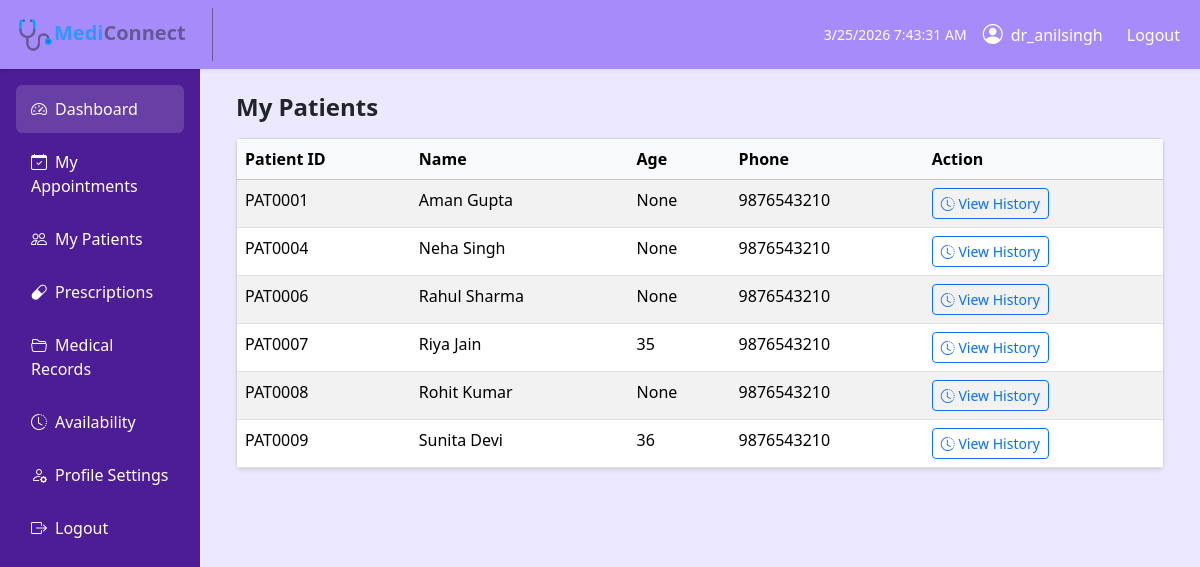
Page /doctor/patients/ (signed in) on the committed database.
### MediConnectApp/models.py (models this page shows, shortened)
class PatientProfile(models.Model):
    GENDER_CHOICES = [
        ('male', 'Male'),
        ('female', 'Female'),
        ('other', 'Other'),
    ]
    user = models.OneToOneField(User, on_delete=models.CASCADE)
    patient_id = models.CharField(max_length=10, unique=True, blank=True)
    phone = models.CharField(max_length=15)
    age = models.PositiveIntegerField(blank=True, null=True)
    gender = models.CharField(max_length=10, choices=GENDER_CHOICES, blank=True)
    address = models.TextField(blank=True)
    created_at = models.DateTimeField(auto_now_add=True)

### MediConnectApp/views.py (the view)
# urls.py: path("doctor/patients/", views.doctor_patients_view, name="doctor_patients"),
@login_required(login_url="login")
def doctor_patients_view(request):
    user = request.user
    if not hasattr(user, "doctorprofile"):
        messages.error(request, "You are not authorized to access this page.")
        return redirect("login")
    doctor = user.doctorprofile
    appointments = Appointment.objects.filter(doctor=doctor)
    patient_ids = appointments.values_list("patient_id", flat=True).distinct()
    patients = PatientProfile.objects.filter(
        id__in=patient_ids
    ).order_by("user__first_name")
    context = {
        "patients": patients
    }
    return render(
        request,
        "users/doctor/d_patients.html",
        context
    )

### templates/users/doctor/d_patients.html (shortened to what this page needs)
{% extends "users/doctor/d_base.html" %}
{% block content %}
<div class="container-fluid">
    <h4 class="fw-bold mb-3">My Patients</h4>
    {% if patients %}
        <div class="card shadow-sm">
            <div class="card-body p-0">
                <table class="table table-striped mb-0">
                    <thead class="table-light">
                        <tr>
                            <th>Patient ID</th>
                            <th>Name</th>
                            <th>Age</th>
                            <th>Phone</th>
                            <th>Action</th>
                        </tr>
                    </thead>
                    <tbody>
                        {% for p in patients %}
                        <tr>
                            <td>{{ p.patient_id }}</td>
                            <td>{{ p.user.first_name }} {{ p.user.last_name }}</td>
                            <td>{{ p.age }}</td>
                            <td>{{ p.phone }}</td>
                            <td>
                                <a href="{% url 'doctor_view_patient_history' p.id %}"
                                class="btn btn-sm btn-outline-primary">
                                    <i class="bi bi-clock-history"></i> View History
                                </a>
                            </td>
                        </tr>
                        {% endfor %}
                    </tbody>
                </table>
            </div>
        </div>
    {% else %}
        <div class="alert alert-info">
            No patients found.
        </div>
    {% endif %}
</div>
{% endblock %}

### templates/users/doctor/d_base.html (shortened to what this page needs)
{% load tz %}
<!DOCTYPE html>
{% load static %}
<html lang="en">
<head>
    <link href="https://cdn.jsdelivr.net/npm/bootstrap@5.3.2/dist/css/bootstrap.min.css" rel="stylesheet">
    <link href="https://cdn.jsdelivr.net/npm/bootstrap-icons@1.11.1/font/bootstrap-icons.css" rel="stylesheet">
</head>
<body>
<nav class="sticky-md-top navbar navbar-expand-lg navbar-dark shadow-sm" style="background-color: #A78BFA !important;">
    <div class="container-fluid">
        <a class="navbar-brand fw-bold" href="{% url 'doctor_dashboard' %}" style="color: #635a93; text-decoration: none; border-right-style: solid; border-right-color: #635a93; border-right-width: 1px; padding: 8px 26px 8px 5px;">
            <img src="{% static 'media\logos\mediconnect-logo.png' %}" width="37" height="37" alt="Logo"><b><span style="color: #2f97ff;">Medi</span>Connect</b>
        </a>
        <div class="d-flex align-items-center text-white">
            <span class="me-3 small" id="clock"></span>
            <i class="bi bi-person-circle fs-5 me-2"></i>
            <span class="me-3">{{ user.username }}</span>
            <ul class="navbar-nav ms-auto">
                {% if user.is_authenticated %}
                <li class="nav-item">
                    <a class="nav-link text-white" href="{% url 'logout' %}">
                        Logout
                    </a>
                </li>
                {% else %}
                <li class="nav-item">
                    <a class="nav-link text-white" href="{% url 'login' %}">
                        Login
                    </a>
                </li>
                {% endif %}
            </ul>
        </div>
    </div>
</nav>
<div class="container-fluid">
    <div class="row">
        <div class="col-md-3 col-lg-2 sidebar p-3">
            <a href="{% url 'doctor_dashboard' %}" class="active"><i class="bi bi-speedometer2 me-2"></i>Dashboard</a>
            <a href="{% url 'doctor_appointments' %}"><i class="bi bi-calendar-check me-2"></i>My Appointments</a>
            <a href="{% url 'doctor_patients' %}"><i class="bi bi-people me-2"></i>My Patients</a>
            <a href="{% url 'doctor_prescriptions' %}"><i class="bi bi-capsule me-2"></i>Prescriptions</a>
            <a href="{% url 'doctor_medical_records' %}"><i class="bi bi-folder2-open me-2"></i>Medical Records</a>
            <a href="{% url 'doctor_availability' %}"><i class="bi bi-clock-history me-2"></i>Availability</a>
            <a href="{% url 'doctor_profile_settings' %}"><i class="bi bi-person-gear me-2"></i>Profile Settings</a>
            <a href="{% url 'logout' %}"><i class="bi bi-box-arrow-right me-2"></i>Logout</a>
        </div>
        <div class="col-md-9 col-lg-10 p-4">
            {% block content %}{% endblock %}
        </div>
    </div>
</div>
</body>
</html>

### templates/users/doctor/d_base.html (style rules this page uses)
body { background-color: #ece8ff; }
.sidebar { min-height: 100vh; background: #4C1D95; }
.sidebar a { color: #fff; text-decoration: none; padding: 12px 15px; display: block; border-radius: 6px; margin-bottom: 5px; }
.sidebar a:hover, .sidebar a.active { background: rgba(255, 255, 255, 0.15); }
.navbar-brand { font-weight: 600; }

### rows in the picture
PatientProfile: patient_id "PAT0001", user.first_name "Aman", user.last_name "Gupta", age "None", phone "9876543210"
PatientProfile: patient_id "PAT0004", user.first_name "Neha", user.last_name "Singh", age "None", phone "9876543210"
PatientProfile: patient_id "PAT0006", user.first_name "Rahul", user.last_name "Sharma", age "None", phone "9876543210"
PatientProfile: patient_id "PAT0007", user.first_name "Riya", user.last_name "Jain", age "35", phone "9876543210"
PatientProfile: patient_id "PAT0008", user.first_name "Rohit", user.last_name "Kumar", age "None", phone "9876543210"
PatientProfile: patient_id "PAT0009", user.first_name "Sunita", user.last_name "Devi", age "36", phone "9876543210"

### other values in the picture
{{ user.username }} "dr_anilsingh"
